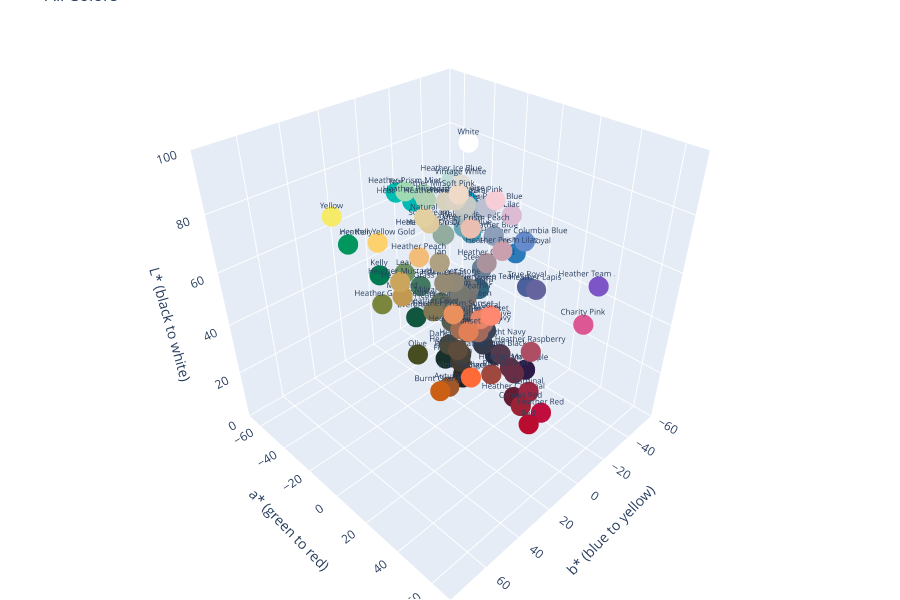

Source (notebook cell):
### Markdown cell above
- Euclidean Distance by Max Avg: 79.35 Euclid Units
- Euclidean Distance by Maximin: 74.67 Eucld Units
- CIE 2000 by Max Avg: 47.16 CIE Units
- CIE 2000 by Maximin: 44.42 CIE Units
- CIE 2000 by

### Code cell
import plotly.graph_objects as go
import numpy as np

def generate_lab_3d_all_colors(df, figure_title, output_filename=None, spin=False):
    # Parse the L*a*b values from the string format
    df[['L', 'a', 'b']] = df['L*a*b Value'].str.split(', ', expand=True).astype(float)

    # Create the 3D scatter plot
    fig = go.Figure(data=[go.Scatter3d(
        x=df['a'],        # a* axis (green-red)
        y=df['L'],        # L* axis (lightness)
        z=df['b'],        # b* axis (blue-yellow)
        mode='markers+text',
        text=df['Color Name'],
        hovertemplate=
            '<b>%{text}</b><br>' +
            'L*: %{y:.1f}<br>' +
            'a*: %{x:.1f}<br>' +
            'b*: %{z:.1f}<br>',
        marker=dict(
            size=7,
            color=['#' + hex.strip() for hex in df['Hex']],  # Use actual hex colors
            opacity=1.0
        ),
        textposition='top center',
        textfont=dict(
            size=8
        )
    )])

    # Update the layout
    fig.update_layout(
        template="plotly",
        title=figure_title,
        scene=dict(
            # TODO Adjust before publish
            aspectratio=dict(x=1, y=1, z=1),
            xaxis_title='a* (green to red)',
            yaxis_title='L* (black to white)',
            zaxis_title='b* (blue to yellow)',
            # Set appropriate ranges for each axis
            # Originally -128, 128
            xaxis=dict(range=[-70, 70]),
            # Originally [0, 100]
            yaxis=dict(range=[0, 100]),
            zaxis=dict(range=[-60, 80])
        ),
        #TODO Change for Export
        # width=351,
        height=600,
        showlegend=False,
        margin=dict(l=1, r=1, t=1, b=1)
    )

    fig.update_layout(scene_camera=dict(
        up=dict(x=0, y=1, z=0),
        center=dict(x=0, y=0, z=0),
        eye=dict(x=1.3, y=1.3, z=1.3)  # Smaller values = closer (zoomed in)
    ))

    #Show the plot
    fig.show()

    # Optionally save to HTML file
    if output_filename is not None:
        fig.write_html(output_filename + ".html")

generate_lab_3d_all_colors(df=color_df, figure_title="All Colors", output_filename=None, spin=True)

### Figure 1 — Plotly figure (JSON) as saved in the notebook; plotly's stock layout.template omitted (floating-point values rounded to 4 significant figures)
{"data": [{"hovertemplate": "<b>%{text}</b><br>L*: %{y:.1f}<br>a*: %{x:.1f}<br>b*: %{z:.1f}<br>", "marker": {"color": ["#4298B5", "#555D51", "#BDC4C2", "#6C6864", "#A05729", "#89B2BD", "#C6057B", "#2D2926", "#423A31", "#CB6015", "#9D2235", "#9B2743", "#DE5795", "#FF8870", "#38484E", "#4A493B", "#005876", "#115740", "#183029", "#FFA400", "#007A53", "#729364", "#A6BBC8", "#DEBBD5", "#F2CA00", "#672E45", "#A36D6A", "#60705E", "#C29951", "#E2D0A0", "#202A44", "#66A5B5", "#474C21", "#FF6A39", "#55394D", "#F7CED7", "#E10600", "#BA0C2F", "#9E483F", "#C7C9C7", "#DECA9E", "#EFDAC8", "#678096", "#757870", "#E37F57", "#AEA282", "#00BFB2", "#2E1A47", "#4C619C", "#00AFD7", "#212322", "#DFDDD6", "#FFFFFF", "#F6EB69", "#ACB3B8", "#454038", "#545859", "#75726F", "#48A9C5", "#A26C53", "#8E9FBC", "#5D4B3C", "#651C32", "#A26859", "#658BCC", "#34657F", "#DCD2C4", "#8FAD9F", "#48655B", "#447961", "#79863C", "#BDDDD9", "#00965E", "#65649E", "#603147", "#A06A62", "#343A4A", "#6C6E60", "#A8D5BA", "#CCA55C", "#3B4559", "#827752", "#AA939C", "#F2BD79", "#BCC0D2", "#92ACA0", "#B3D2B5", "#CAA0AE", "#A0DAB3", "#D6D2BE", "#EABEB0", "#EA905D", "#AF4D64", "#BF0D3E", "#00BAB3", "#5C6E76", "#908878", "#76797A", "#E88467", "#958A73", "#7D55C7", "#2B7BBB", "#FDD26E"], "opacity": 1, "size": 7}, "mode": "markers+text", "text": ["Aqua", "Army", "Ash", "Asphalt", "Autumn", "Baby Blue", "Berry", "Black", "Brown", "Burnt Orange", "Canvas Red", "Cardinal", "Charity Pink", "Coral", "Dark Grey", "Dark Olive", "Deep Teal", "Evergreen", "Forest", "Gold", "Kelly", "Leaf", "Light Blue", "Lilac", "Maize Yellow", "Maroon", "Mauve", "Military Green", "Mustard", "Natural", "Navy", "Ocean Blue", "Olive", "Orange", "Oxblood Black", "Pink", "Poppy", "Red", "Rust", "Silver", "Soft Cream", "Soft Pink", "Steel Blue", "Storm", "Sunset", "Tan", "Teal", "Team Purple", "True Royal", "Turquoise", "Vintage Black", "Vintage White", "White", "Yellow", "Athletic Heather", "Black Heather", "Dark Grey Heather", "Deep Heather", "Heather Aqua", "Heather Autumn", "Heather Blue", "Heather Brown", "Heather Cardinal", "Heather Clay", "Heather Columbia Blue", "Heather Deep Teal", "Heather Dust", "Heather Dusty Blue", "Heather Forest", "Heather Grass Green", "Heather Green", "Heather Ice Blue", "Heather Kelly", "Heather Lapis", "Heather Maroon", "Heather Mauve", "Heather Midnight Navy", "Heather Military Green", "Heather Mint", "Heather Mustard", "Heather Navy", "Heather Olive", "Heather Orchid", "Heather Peach", "Heather Prism Blue", "Heather Prism Dusty Blue", "Heather Prism Ice Blue", "Heather Prism Lilac", "Heather Prism Mint", "Heather Prism Natural", "Heather Prism Peach", "Heather Prism Sunset", "Heather Raspberry", "Heather Red", "Heather Sea Green", "Heather Slate", "Heather Stone", "Heather Storm", "Heather Sunset", "Heather Tan", "Heather Team Purple", "Heather True Royal", "Heather Yellow Gold"], "textfont": {"size": 8}, "textposition": "top center", "type": "scatter3d", "x": [-20.39, -3.86, -2.14, 1.22, 37.42, -12.08, 71.84, 1.29, 3.33, 43.54, 52.92, 50.1, 59.63, 46.11, -4.7, -2.37, -23.19, -26.89, -12.05, 31.14, -48.36, -18.14, -5.11, 16.86, 5.01, 29.31, 22.73, -8.4, 6.96, 2.21, 2.57, -17.38, -6.88, 58.38, 16.23, 16.25, 75.12, 65.63, 37.95, -0.41, 3.24, 6.03, -4.71, -0.96, 39.51, 2.02, -59.33, 17.59, 5.91, -33.79, -1.03, -0.55, 0.0, -6.83, -1.69, 2.57, -0.94, 1.69, -22.86, 18.57, -0.58, 6.87, 35.71, 24.89, 0.45, -10.92, 1.08, -11.97, -13.04, -22.73, -13.31, -11.38, -65.36, 14.85, 25.21, 22.92, 1.3, -2.77, -18.93, 5.6, 0.25, 1.24, 10.13, 15.76, 2.14, -11.33, -14.27, 18.88, -24.68, -2.04, 15.04, 34.1, 44.64, 66.14, -46.18, -5.46, 1.72, 0.21, 39.64, 0.22, 34.51, -7.3, 8.31], "y": [58.13, 38.51, 78.5, 44.4, 48.3, 69.61, 45.38, 17.06, 25.05, 54.43, 36.7, 37.11, 57.92, 70.82, 29.23, 30.73, 32.45, 31.9, 17.54, 76.47, 43.23, 57.33, 74.49, 79.54, 83.14, 28.02, 52.2, 45.26, 65.63, 84.28, 16.99, 63.58, 31.03, 65.69, 28.13, 86.8, 49.45, 41.43, 42.65, 80.69, 82.38, 88.56, 52.17, 49.87, 64.85, 67.12, 66.44, 14.26, 41.26, 63.99, 13.35, 88.09, 100.0, 92.09, 72.55, 27.28, 36.89, 48.32, 63.94, 50.73, 64.82, 33.72, 24.16, 50.55, 56.78, 39.94, 84.64, 67.82, 40.04, 46.42, 53.5, 85.65, 51.8, 44.73, 27.76, 50.9, 24.29, 46.0, 81.11, 69.84, 28.87, 50.4, 63.19, 80.69, 77.9, 67.95, 81.23, 70.37, 81.84, 84.02, 81.04, 69.34, 47.09, 42.79, 66.81, 45.14, 57.18, 50.53, 66.65, 57.85, 45.45, 48.68, 86.67], "z": [-24.18, 5.37, -0.31, 3.26, 48.02, -11.07, -7.3, 2.54, 6.64, 58.62, 23.2, 15.1, -3.98, 35.75, -6.17, 8.55, -27.24, 6.33, 1.2, 81.64, 9.96, 19.97, -9.7, -8.35, 85.02, -0.87, 11.66, 7.56, 43.13, 26.39, -18.63, -16.11, 23.88, 58.65, -6.49, 1.44, 67.21, 34.16, 24.6, 0.43, 24.73, 11.43, -15.23, 3.27, 40.17, 18.16, -12.05, -24.18, -36.01, -34.95, 0.45, 3.67, 0.0, 62.42, -3.38, 5.49, -1.91, 1.65, -24.71, 22.73, -17.81, 12.11, 6.28, 18.71, -38.7, -20.42, 8.17, 2.72, 1.87, 6.68, 37.24, -2.2, 14.55, -31.33, -2.86, 13.88, -11.02, 7.81, 7.16, 42.85, -13.91, 21.46, -1.57, 41.91, -9.47, 2.4, 10.01, -1.04, 12.05, 10.4, 13.93, 42.49, 8.49, 27.76, -10.83, -7.14, 9.38, -1.49, 34.07, 13.83, -52.9, -42.2, 54.63]}], "layout": {"height": 600, "margin": {"b": 1, "l": 1, "r": 1, "t": 1}, "scene": {"aspectratio": {"x": 1, "y": 1, "z": 1}, "camera": {"center": {"x": 0, "y": 0, "z": 0}, "eye": {"x": 1.3, "y": 1.3, "z": 1.3}, "up": {"x": 0, "y": 1, "z": 0}}, "xaxis": {"range": [-70, 70], "title": {"text": "a* (green to red)"}}, "yaxis": {"range": [0, 100], "title": {"text": "L* (black to white)"}}, "zaxis": {"range": [-60, 80], "title": {"text": "b* (blue to yellow)"}}}, "showlegend": false, "title": {"text": "All Colors"}}}
